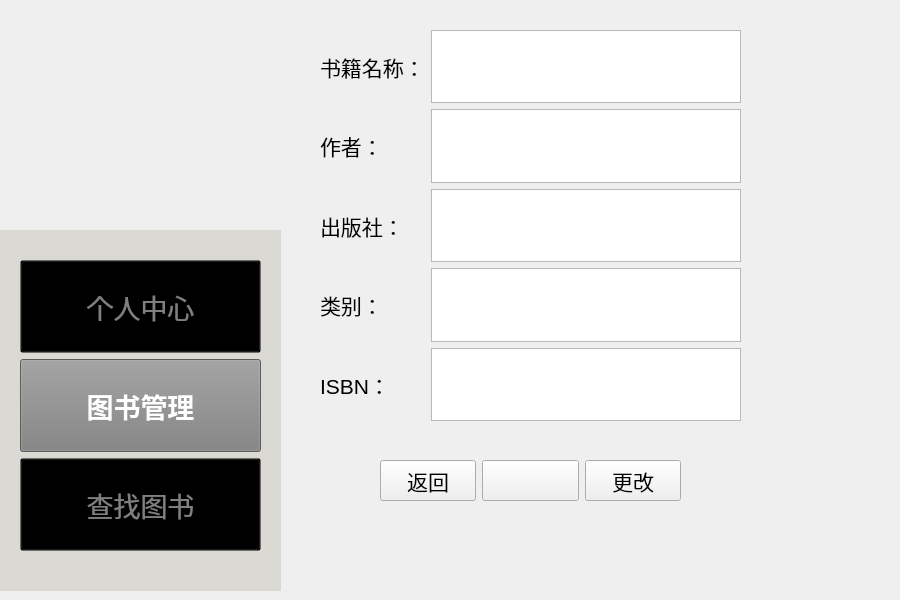
<?xml version="1.0" encoding="UTF-8"?>
<ui version="4.0">
 <class>changebook</class>
 <widget class="QWidget" name="changebook">
  <property name="geometry">
   <rect>
    <x>0</x>
    <y>0</y>
    <width>900</width>
    <height>600</height>
   </rect>
  </property>
  <property name="windowTitle">
   <string>Form</string>
  </property>
  <widget class="QWidget" name="verticalLayoutWidget_3">
   <property name="geometry">
    <rect>
     <x>320</x>
     <y>30</y>
     <width>421</width>
     <height>391</height>
    </rect>
   </property>
   <layout class="QVBoxLayout" name="inputmode">
    <item>
     <layout class="QHBoxLayout" name="horizontalLayout">
      <item>
       <layout class="QVBoxLayout" name="verticalLayout_3">
        <item>
         <widget class="QLabel" name="label">
          <property name="font">
           <font>
            <pointsize>16</pointsize>
           </font>
          </property>
          <property name="text">
           <string>书籍名称：</string>
          </property>
         </widget>
        </item>
        <item>
         <widget class="QLabel" name="label_2">
          <property name="font">
           <font>
            <pointsize>16</pointsize>
           </font>
          </property>
          <property name="text">
           <string>作者：</string>
          </property>
         </widget>
        </item>
        <item>
         <widget class="QLabel" name="label_3">
          <property name="font">
           <font>
            <pointsize>16</pointsize>
           </font>
          </property>
          <property name="text">
           <string>出版社：</string>
          </property>
         </widget>
        </item>
        <item>
         <widget class="QLabel" name="label_5">
          <property name="font">
           <font>
            <pointsize>16</pointsize>
           </font>
          </property>
          <property name="text">
           <string>类别：</string>
          </property>
         </widget>
        </item>
        <item>
         <widget class="QLabel" name="label_4">
          <property name="font">
           <font>
            <pointsize>16</pointsize>
           </font>
          </property>
          <property name="text">
           <string>ISBN：</string>
          </property>
         </widget>
        </item>
       </layout>
      </item>
      <item>
       <layout class="QVBoxLayout" name="verticalLayout_4">
        <item>
         <widget class="QTextEdit" name="Book_Name_input"/>
        </item>
        <item>
         <widget class="QTextEdit" name="Author_Name_input"/>
        </item>
        <item>
         <widget class="QTextEdit" name="Press_Name_input"/>
        </item>
        <item>
         <widget class="QTextEdit" name="Type_Name_input"/>
        </item>
        <item>
         <widget class="QTextEdit" name="ISBN_Name_input"/>
        </item>
       </layout>
      </item>
     </layout>
    </item>
   </layout>
  </widget>
  <widget class="QLabel" name="logo">
   <property name="enabled">
    <bool>true</bool>
   </property>
   <property name="geometry">
    <rect>
     <x>0</x>
     <y>0</y>
     <width>281</width>
     <height>271</height>
    </rect>
   </property>
   <property name="styleSheet">
    <string notr="true">QLabel {
    background-color: transparent;
}
</string>
   </property>
   <property name="frameShape">
    <enum>QFrame::Shape::NoFrame</enum>
   </property>
   <property name="frameShadow">
    <enum>QFrame::Shadow::Plain</enum>
   </property>
   <property name="text">
    <string/>
   </property>
   <property name="pixmap">
    <pixmap resource="resources.qrc">:/images/pic/Logo.png</pixmap>
   </property>
   <property name="scaledContents">
    <bool>true</bool>
   </property>
   <property name="wordWrap">
    <bool>false</bool>
   </property>
   <property name="openExternalLinks">
    <bool>false</bool>
   </property>
   <property name="textInteractionFlags">
    <set>Qt::TextInteractionFlag::LinksAccessibleByMouse</set>
   </property>
  </widget>
  <widget class="QWidget" name="verticalLayoutWidget">
   <property name="geometry">
    <rect>
     <x>0</x>
     <y>230</y>
     <width>281</width>
     <height>361</height>
    </rect>
   </property>
   <layout class="QVBoxLayout" name="mode">
    <item>
     <widget class="QFrame" name="frame">
      <property name="enabled">
       <bool>true</bool>
      </property>
      <property name="acceptDrops">
       <bool>false</bool>
      </property>
      <property name="autoFillBackground">
       <bool>false</bool>
      </property>
      <property name="styleSheet">
       <string notr="true">QFrame {
    background-color: rgb(218,217,211); 
}
</string>
      </property>
      <property name="frameShape">
       <enum>QFrame::Shape::NoFrame</enum>
      </property>
      <property name="frameShadow">
       <enum>QFrame::Shadow::Plain</enum>
      </property>
      <widget class="QWidget" name="verticalLayoutWidget_2">
       <property name="geometry">
        <rect>
         <x>20</x>
         <y>30</y>
         <width>241</width>
         <height>291</height>
        </rect>
       </property>
       <layout class="QVBoxLayout" name="verticalLayout_2">
        <item>
         <widget class="QPushButton" name="PersonalMode_Button">
          <property name="enabled">
           <bool>true</bool>
          </property>
          <property name="sizePolicy">
           <sizepolicy hsizetype="Expanding" vsizetype="Expanding">
            <horstretch>0</horstretch>
            <verstretch>0</verstretch>
           </sizepolicy>
          </property>
          <property name="font">
           <font>
            <pointsize>20</pointsize>
            <bold>false</bold>
           </font>
          </property>
          <property name="focusPolicy">
           <enum>Qt::FocusPolicy::ClickFocus</enum>
          </property>
          <property name="layoutDirection">
           <enum>Qt::LayoutDirection::LeftToRight</enum>
          </property>
          <property name="autoFillBackground">
           <bool>false</bool>
          </property>
          <property name="styleSheet">
           <string notr="true">QPushButton {
    background-color: transparent;
    color: grey;
}
</string>
          </property>
          <property name="text">
           <string>个人中心</string>
          </property>
         </widget>
        </item>
        <item>
         <widget class="QPushButton" name="BookMode_Button">
          <property name="enabled">
           <bool>true</bool>
          </property>
          <property name="sizePolicy">
           <sizepolicy hsizetype="Expanding" vsizetype="Expanding">
            <horstretch>0</horstretch>
            <verstretch>0</verstretch>
           </sizepolicy>
          </property>
          <property name="palette">
           <palette>
            <active>
             <colorrole role="WindowText">
              <brush brushstyle="SolidPattern">
               <color alpha="255">
                <red>128</red>
                <green>128</green>
                <blue>128</blue>
               </color>
              </brush>
             </colorrole>
             <colorrole role="Button">
              <brush brushstyle="SolidPattern">
               <color alpha="255">
                <red>128</red>
                <green>128</green>
                <blue>128</blue>
               </color>
              </brush>
             </colorrole>
             <colorrole role="Text">
              <brush brushstyle="SolidPattern">
               <color alpha="255">
                <red>128</red>
                <green>128</green>
                <blue>128</blue>
               </color>
              </brush>
             </colorrole>
             <colorrole role="ButtonText">
              <brush brushstyle="SolidPattern">
               <color alpha="255">
                <red>128</red>
                <green>128</green>
                <blue>128</blue>
               </color>
              </brush>
             </colorrole>
             <colorrole role="Base">
              <brush brushstyle="SolidPattern">
               <color alpha="255">
                <red>128</red>
                <green>128</green>
                <blue>128</blue>
               </color>
              </brush>
             </colorrole>
             <colorrole role="Window">
              <brush brushstyle="SolidPattern">
               <color alpha="255">
                <red>128</red>
                <green>128</green>
                <blue>128</blue>
               </color>
              </brush>
             </colorrole>
             <colorrole role="PlaceholderText">
              <brush brushstyle="SolidPattern">
               <color alpha="128">
                <red>128</red>
                <green>128</green>
                <blue>128</blue>
               </color>
              </brush>
             </colorrole>
            </active>
            <inactive>
             <colorrole role="WindowText">
              <brush brushstyle="SolidPattern">
               <color alpha="255">
                <red>128</red>
                <green>128</green>
                <blue>128</blue>
               </color>
              </brush>
             </colorrole>
             <colorrole role="Button">
              <brush brushstyle="SolidPattern">
               <color alpha="255">
                <red>128</red>
                <green>128</green>
                <blue>128</blue>
               </color>
              </brush>
             </colorrole>
             <colorrole role="Text">
              <brush brushstyle="SolidPattern">
               <color alpha="255">
                <red>128</red>
                <green>128</green>
                <blue>128</blue>
               </color>
              </brush>
             </colorrole>
             <colorrole role="ButtonText">
              <brush brushstyle="SolidPattern">
               <color alpha="255">
                <red>128</red>
                <green>128</green>
                <blue>128</blue>
               </color>
              </brush>
             </colorrole>
             <colorrole role="Base">
              <brush brushstyle="SolidPattern">
               <color alpha="255">
                <red>128</red>
                <green>128</green>
                <blue>128</blue>
               </color>
              </brush>
             </colorrole>
             <colorrole role="Window">
              <brush brushstyle="SolidPattern">
               <color alpha="255">
                <red>128</red>
                <green>128</green>
                <blue>128</blue>
               </color>
              </brush>
             </colorrole>
             <colorrole role="PlaceholderText">
              <brush brushstyle="SolidPattern">
               <color alpha="128">
                <red>128</red>
                <green>128</green>
                <blue>128</blue>
               </color>
              </brush>
             </colorrole>
            </inactive>
            <disabled>
             <colorrole role="WindowText">
              <brush brushstyle="SolidPattern">
               <color alpha="255">
                <red>128</red>
                <green>128</green>
                <blue>128</blue>
               </color>
              </brush>
             </colorrole>
             <colorrole role="Button">
              <brush brushstyle="SolidPattern">
               <color alpha="255">
                <red>128</red>
                <green>128</green>
                <blue>128</blue>
               </color>
              </brush>
             </colorrole>
             <colorrole role="Text">
              <brush brushstyle="SolidPattern">
               <color alpha="255">
                <red>128</red>
                <green>128</green>
                <blue>128</blue>
               </color>
              </brush>
             </colorrole>
             <colorrole role="ButtonText">
              <brush brushstyle="SolidPattern">
               <color alpha="255">
                <red>128</red>
                <green>128</green>
                <blue>128</blue>
               </color>
              </brush>
             </colorrole>
             <colorrole role="Base">
              <brush brushstyle="SolidPattern">
               <color alpha="255">
                <red>128</red>
                <green>128</green>
                <blue>128</blue>
               </color>
              </brush>
             </colorrole>
             <colorrole role="Window">
              <brush brushstyle="SolidPattern">
               <color alpha="255">
                <red>128</red>
                <green>128</green>
                <blue>128</blue>
               </color>
              </brush>
             </colorrole>
             <colorrole role="PlaceholderText">
              <brush brushstyle="SolidPattern">
               <color alpha="128">
                <red>128</red>
                <green>128</green>
                <blue>128</blue>
               </color>
              </brush>
             </colorrole>
            </disabled>
           </palette>
          </property>
          <property name="font">
           <font>
            <pointsize>20</pointsize>
            <bold>true</bold>
           </font>
          </property>
          <property name="mouseTracking">
           <bool>false</bool>
          </property>
          <property name="acceptDrops">
           <bool>false</bool>
          </property>
          <property name="layoutDirection">
           <enum>Qt::LayoutDirection::LeftToRight</enum>
          </property>
          <property name="autoFillBackground">
           <bool>false</bool>
          </property>
          <property name="styleSheet">
           <string notr="true">QPushButton {
    background-color: gray;
    color: white;
}</string>
          </property>
          <property name="text">
           <string>图书管理</string>
          </property>
         </widget>
        </item>
        <item>
         <widget class="QPushButton" name="FindBookMode_Button">
          <property name="sizePolicy">
           <sizepolicy hsizetype="Expanding" vsizetype="Expanding">
            <horstretch>0</horstretch>
            <verstretch>0</verstretch>
           </sizepolicy>
          </property>
          <property name="font">
           <font>
            <pointsize>20</pointsize>
            <bold>false</bold>
           </font>
          </property>
          <property name="layoutDirection">
           <enum>Qt::LayoutDirection::LeftToRight</enum>
          </property>
          <property name="autoFillBackground">
           <bool>false</bool>
          </property>
          <property name="styleSheet">
           <string notr="true">QPushButton {
    background-color: transparent;
    color: grey;
}
</string>
          </property>
          <property name="text">
           <string>查找图书</string>
          </property>
         </widget>
        </item>
       </layout>
       <zorder>BookMode_Button</zorder>
       <zorder>FindBookMode_Button</zorder>
       <zorder>PersonalMode_Button</zorder>
      </widget>
     </widget>
    </item>
   </layout>
  </widget>
  <widget class="QLabel" name="cat_1">
   <property name="geometry">
    <rect>
     <x>730</x>
     <y>350</y>
     <width>171</width>
     <height>221</height>
    </rect>
   </property>
   <property name="sizePolicy">
    <sizepolicy hsizetype="Expanding" vsizetype="Expanding">
     <horstretch>0</horstretch>
     <verstretch>0</verstretch>
    </sizepolicy>
   </property>
   <property name="maximumSize">
    <size>
     <width>300</width>
     <height>300</height>
    </size>
   </property>
   <property name="text">
    <string/>
   </property>
   <property name="pixmap">
    <pixmap resource="resources.qrc">:/images/pic/Cat(1).png</pixmap>
   </property>
   <property name="scaledContents">
    <bool>true</bool>
   </property>
  </widget>
  <widget class="QWidget" name="horizontalLayoutWidget">
   <property name="geometry">
    <rect>
     <x>380</x>
     <y>460</y>
     <width>301</width>
     <height>41</height>
    </rect>
   </property>
   <layout class="QHBoxLayout" name="horizontalLayout_2">
    <item>
     <widget class="QPushButton" name="back_button">
      <property name="sizePolicy">
       <sizepolicy hsizetype="Minimum" vsizetype="Expanding">
        <horstretch>0</horstretch>
        <verstretch>0</verstretch>
       </sizepolicy>
      </property>
      <property name="font">
       <font>
        <pointsize>16</pointsize>
       </font>
      </property>
      <property name="text">
       <string>返回</string>
      </property>
     </widget>
    </item>
    <item>
     <widget class="QPushButton" name="None_button">
      <property name="sizePolicy">
       <sizepolicy hsizetype="Ignored" vsizetype="Ignored">
        <horstretch>0</horstretch>
        <verstretch>0</verstretch>
       </sizepolicy>
      </property>
      <property name="font">
       <font>
        <pointsize>16</pointsize>
       </font>
      </property>
      <property name="text">
       <string>     </string>
      </property>
     </widget>
    </item>
    <item>
     <widget class="QPushButton" name="change_button">
      <property name="sizePolicy">
       <sizepolicy hsizetype="Ignored" vsizetype="Expanding">
        <horstretch>0</horstretch>
        <verstretch>0</verstretch>
       </sizepolicy>
      </property>
      <property name="font">
       <font>
        <pointsize>16</pointsize>
       </font>
      </property>
      <property name="text">
       <string>更改</string>
      </property>
     </widget>
    </item>
   </layout>
  </widget>
 </widget>
 <resources>
  <include location="resources.qrc"/>
 </resources>
 <connections/>
</ui>
